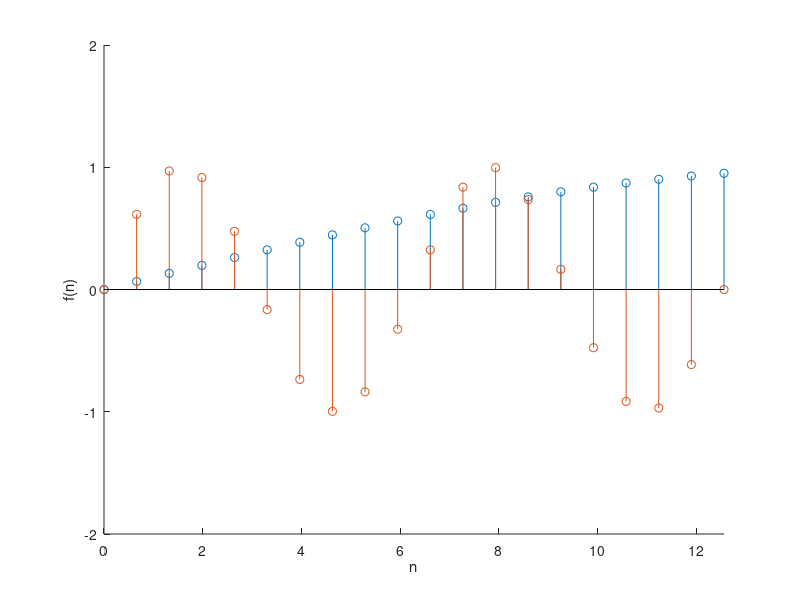

The MATLAB source for this figure:
%defining values for n
n = linspace(0,4*pi,20);
%functions in terms of n
y_n = sin(n);
f = sin(0.1*n);

%plotting the above functions in the same figure
hold on;
stem(n,f)
stem(n,y_n)
%x and y ranges for the plot 
axis([0 4*pi -2 2])
xlabel('n')
ylabel('f(n)')
hold off;



